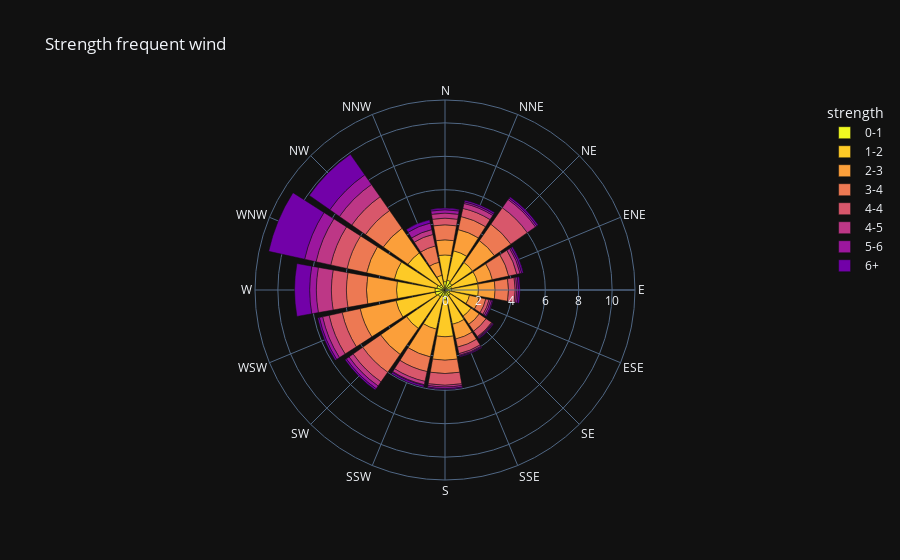

Here is the notebook cell this chart was saved with:
### Code cell
# Create a bar plot on a polar graphic
px.bar_polar(data_frame=wind, r="frequency", theta="direction", color="strength",
             color_discrete_sequence=px.colors.sequential.Plasma_r, template="plotly_dark", title="Strength frequent wind")

### Figure 1 — Plotly figure (JSON) as saved in the notebook; plotly's stock layout.template omitted (floating-point values rounded to 4 significant figures)
{"data": [{"hovertemplate": "strength=0-1<br>frequency=%{r}<br>direction=%{theta}<extra></extra>", "legendgroup": "0-1", "marker": {"color": "#f0f921", "pattern": {"shape": ""}}, "name": "0-1", "r": [0.5, 0.6, 0.5, 0.4, 0.4, 0.3, 0.4, 0.4, 0.6, 0.4, 0.5, 0.6, 0.6, 0.5, 0.4, 0.1], "showlegend": true, "subplot": "polar", "theta": ["N", "NNE", "NE", "ENE", "E", "ESE", "SE", "SSE", "S", "SSW", "SW", "WSW", "W", "WNW", "NW", "NNW"], "type": "barpolar"}, {"hovertemplate": "strength=1-2<br>frequency=%{r}<br>direction=%{theta}<extra></extra>", "legendgroup": "1-2", "marker": {"color": "#fdca26", "pattern": {"shape": ""}}, "name": "1-2", "r": [1.6, 1.8, 1.5, 1.6, 1.6, 1.2, 1.5, 1.7, 2.2, 2, 2.3, 2.4, 2.3, 2.6, 2.3, 0.8], "showlegend": true, "subplot": "polar", "theta": ["N", "NNE", "NE", "ENE", "E", "ESE", "SE", "SSE", "S", "SSW", "SW", "WSW", "W", "WNW", "NW", "NNW"], "type": "barpolar"}, {"hovertemplate": "strength=2-3<br>frequency=%{r}<br>direction=%{theta}<extra></extra>", "legendgroup": "2-3", "marker": {"color": "#fb9f3a", "pattern": {"shape": ""}}, "name": "2-3", "r": [0.9, 1.3, 1.6, 0.9, 1, 0.6, 0.6, 0.9, 1.4, 1.7, 1.9, 2.2, 1.8, 1.7, 1.8, 0.8], "showlegend": true, "subplot": "polar", "theta": ["N", "NNE", "NE", "ENE", "E", "ESE", "SE", "SSE", "S", "SSW", "SW", "WSW", "W", "WNW", "NW", "NNW"], "type": "barpolar"}, {"hovertemplate": "strength=3-4<br>frequency=%{r}<br>direction=%{theta}<extra></extra>", "legendgroup": "3-4", "marker": {"color": "#ed7953", "pattern": {"shape": ""}}, "name": "3-4", "r": [0.9, 0.8, 1.2, 1, 0.8, 0.4, 0.5, 0.5, 0.8, 0.9, 1.3, 1.1, 1.2, 1.2, 1.3, 1], "showlegend": true, "subplot": "polar", "theta": ["N", "NNE", "NE", "ENE", "E", "ESE", "SE", "SSE", "S", "SSW", "SW", "WSW", "W", "WNW", "NW", "NNW"], "type": "barpolar"}, {"hovertemplate": "strength=4-4<br>frequency=%{r}<br>direction=%{theta}<extra></extra>", "legendgroup": "4-4", "marker": {"color": "#d8576b", "pattern": {"shape": ""}}, "name": "4-4", "r": [0.4, 0.5, 1.2, 0.5, 0.4, 0.2, 0.4, 0.4, 0.7, 0.6, 0.7, 0.8, 0.9, 1, 1, 0.7], "showlegend": true, "subplot": "polar", "theta": ["N", "NNE", "NE", "ENE", "E", "ESE", "SE", "SSE", "S", "SSW", "SW", "WSW", "W", "WNW", "NW", "NNW"], "type": "barpolar"}, {"hovertemplate": "strength=4-5<br>frequency=%{r}<br>direction=%{theta}<extra></extra>", "legendgroup": "4-5", "marker": {"color": "#bd3786", "pattern": {"shape": ""}}, "name": "4-5", "r": [0.3, 0.3, 0.6, 0.2, 0.1, 0.1, 0.05, 0.1, 0.1, 0.2, 0.3, 0.4, 0.9, 0.9, 0.9, 0.3], "showlegend": true, "subplot": "polar", "theta": ["N", "NNE", "NE", "ENE", "E", "ESE", "SE", "SSE", "S", "SSW", "SW", "WSW", "W", "WNW", "NW", "NNW"], "type": "barpolar"}, {"hovertemplate": "strength=5-6<br>frequency=%{r}<br>direction=%{theta}<extra></extra>", "legendgroup": "5-6", "marker": {"color": "#9c179e", "pattern": {"shape": ""}}, "name": "5-6", "r": [0.2, 0.1, 0.1, 0.1, 0.1, 0.1, 0.05, 0.05, 0.1, 0.05, 0.2, 0.2, 0.4, 0.7, 0.7, 0.4], "showlegend": true, "subplot": "polar", "theta": ["N", "NNE", "NE", "ENE", "E", "ESE", "SE", "SSE", "S", "SSW", "SW", "WSW", "W", "WNW", "NW", "NNW"], "type": "barpolar"}, {"hovertemplate": "strength=6+<br>frequency=%{r}<br>direction=%{theta}<extra></extra>", "legendgroup": "6+", "marker": {"color": "#7201a8", "pattern": {"shape": ""}}, "name": "6+", "r": [0.1, 0.1, 0.1, 0.1, 0.1, 0.05, 0.05, 0.05, 0.05, 0.1, 0.1, 0.1, 0.9, 2.2, 1.5, 0.2], "showlegend": true, "subplot": "polar", "theta": ["N", "NNE", "NE", "ENE", "E", "ESE", "SE", "SSE", "S", "SSW", "SW", "WSW", "W", "WNW", "NW", "NNW"], "type": "barpolar"}], "layout": {"barmode": "relative", "legend": {"title": {"text": "strength"}, "tracegroupgap": 0}, "polar": {"angularaxis": {"direction": "clockwise", "rotation": 90}, "domain": {"x": [0, 1], "y": [0, 1]}}, "title": {"text": "Strength frequent wind"}}}
